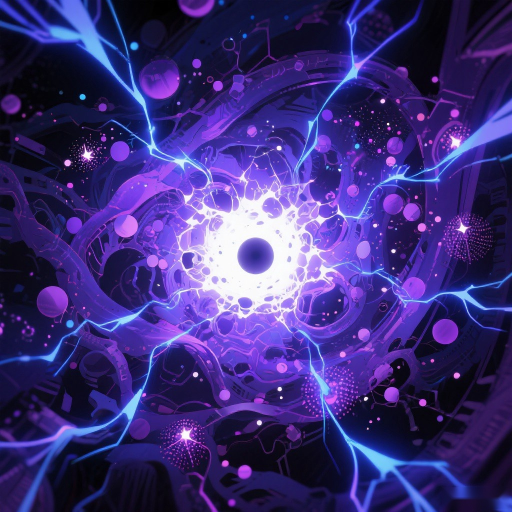
#> input picture Resources/Cards/card_012.jpg, 1024 x 1024 px (shown at 1/2 size)
$ python -i build_relic_final_assets.py   (imports and definitions only)
#> lines starting #> are read from the running program, lines starting #| are printed output that depends on the picture; after the words box and inside, x2 and y2 are one past the last pixel; in counts of white or black regions, pixels touching at a corner belong together
#> further down, picture is the input picture: shape (1024, 1024, 3); mean B, G, R 121.5, 47.2, 61.1
#!/usr/bin/env python3
"""离线生成七色 Relic 透明外框、运行时布局和美术检查图。"""

from __future__ import annotations

import argparse
import hashlib
import json
import math
from pathlib import Path

import cv2
import numpy as np
from PIL import Image, ImageDraw


PROJECT_ROOT = Path(__file__).resolve().parents[1]
SOURCE_ROOT = PROJECT_ROOT / "ArtSource/Relics"
RUNTIME_OUTPUT = PROJECT_ROOT / "Resources/Relics/final"
ARCHIVE_OUTPUT = SOURCE_ROOT / "cut-frames"
PREVIEW_OUTPUT = SOURCE_ROOT / "previews"
CARD_PATHS = [PROJECT_ROOT / f"Resources/Cards/card_{number:03d}.jpg" for number in range(1, 6)]

RARITIES = ("white", "green", "blue", "purple", "orange", "black", "red")

LABEL_LAYOUTS = {
    "white": {
        "series": {"x_ratio": 0.23, "y_ratio": 0.724, "width_ratio": 0.54, "height_ratio": 0.045},
        "name": {"x_ratio": 0.20, "y_ratio": 0.768, "width_ratio": 0.60, "height_ratio": 0.065},
        "count": {"x_ratio": 0.25, "y_ratio": 0.835, "width_ratio": 0.50, "height_ratio": 0.05},
    },
    "green": {
        "series": {"x_ratio": 0.25, "y_ratio": 0.724, "width_ratio": 0.50, "height_ratio": 0.04},
        "name": {"x_ratio": 0.21, "y_ratio": 0.766, "width_ratio": 0.58, "height_ratio": 0.055},
        "count": {"x_ratio": 0.25, "y_ratio": 0.822, "width_ratio": 0.50, "height_ratio": 0.045},
    },
    "blue": {
        "series": {"x_ratio": 0.30, "y_ratio": 0.755, "width_ratio": 0.40, "height_ratio": 0.035},
        "name": {"x_ratio": 0.25, "y_ratio": 0.795, "width_ratio": 0.50, "height_ratio": 0.05},
        "count": {"x_ratio": 0.30, "y_ratio": 0.848, "width_ratio": 0.40, "height_ratio": 0.04},
    },
    "purple": {
        "series": {"x_ratio": 0.35, "y_ratio": 0.711, "width_ratio": 0.30, "height_ratio": 0.035},
        "name": {"x_ratio": 0.30, "y_ratio": 0.751, "width_ratio": 0.40, "height_ratio": 0.05},
        "count": {"x_ratio": 0.34, "y_ratio": 0.807, "width_ratio": 0.32, "height_ratio": 0.04},
    },
}

# [6 lines not run here, left out]


# [114 lines left out: functions parse_args, shape_points, shape_bounds, rasterize_boundaries, extract_slot_masks, not called in this run]


def extract_foreground_alpha(source_rgb: np.ndarray) -> np.ndarray:
    minimum = source_rgb.min(axis=2)
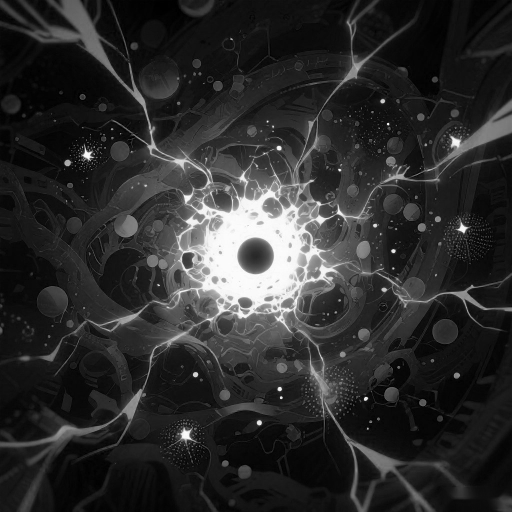
#> minimum: shape (1024, 1024) (shown at 1/2 size); min 0, max 255, mean 44.5
    maximum = source_rgb.max(axis=2)
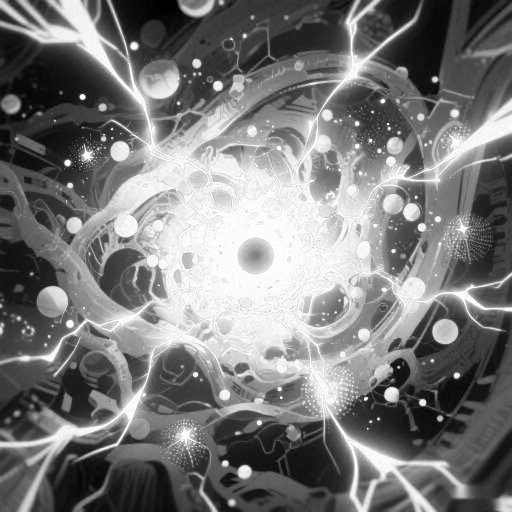
#> maximum: shape (1024, 1024) (shown at 1/2 size); min 0, max 255, mean 121.5
    background = ((minimum >= 235) & ((maximum - minimum) <= 8)).astype(np.uint8)
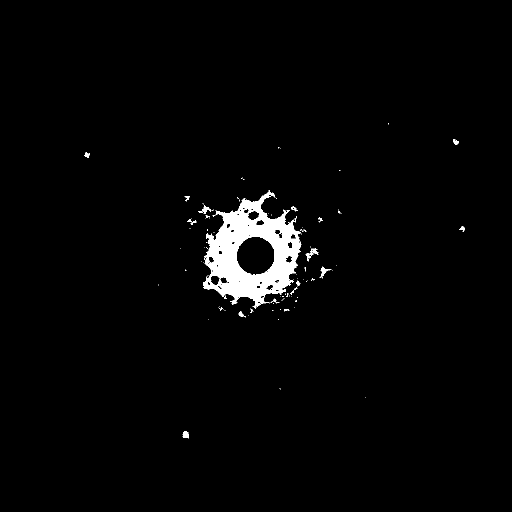
#> background: shape (1024, 1024) (shown at 1/2 size); values 0 (black) and 1 (white), 2.2% white; 130 white regions (108 under 20 px), largest, box (x1, y1, x2, y2) and area: (406, 381, 603, 614) 21860, (612, 497, 637, 523) 196, (640, 533, 663, 556) 160
    _, labels, _, _ = cv2.connectedComponentsWithStats(background, 8)
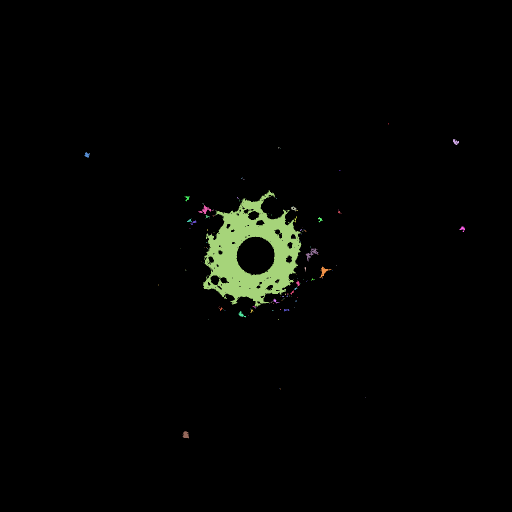
#> labels: shape (1024, 1024) int32 (shown at 1/2 size); 131 distinct labels, from 0 to 130; one colour per label, 0 black
    border_labels = np.unique(np.concatenate((labels[0], labels[-1], labels[:, 0], labels[:, -1])))
#> border_labels = [0]
    foreground = (~np.isin(labels, border_labels)).astype(np.uint8)
    count, component_labels, stats, _ = cv2.connectedComponentsWithStats(foreground, 8)
#> count = 131; stats = 131 rows, first 6: [0, 0, 1024, 1024, 1025054], [776, 246, 2, 3, 3], [906, 278, 12, 12, 80], [556, 294, 3, 1, 3], [557, 296, 1, 1, 1], [561, 297, 1, 1, 1]
    if count <= 1:
        raise RuntimeError("未识别到 Relic 前景")
    largest = 1 + int(np.argmax(stats[1:, cv2.CC_STAT_AREA]))
#> largest = 11
    return cv2.GaussianBlur((component_labels == largest).astype(np.uint8) * 255, (0, 0), 0.8)


# [7 lines left out: function cover_resize, not called in this run]


def mask_bounds(mask: np.ndarray) -> tuple[int, int, int, int]:
    ys, xs = np.where(mask)
    return int(xs.min()), int(ys.min()), int(xs.max()) + 1, int(ys.max()) + 1


# [94 lines left out: functions generate, file_sha256, write_manifest, main, not called in this run]


# [2 lines not run here, left out]

>>> import cv2
>>> picture = cv2.imread('../Resources/Cards/card_012.jpg')
>>> result = extract_foreground_alpha(picture)
